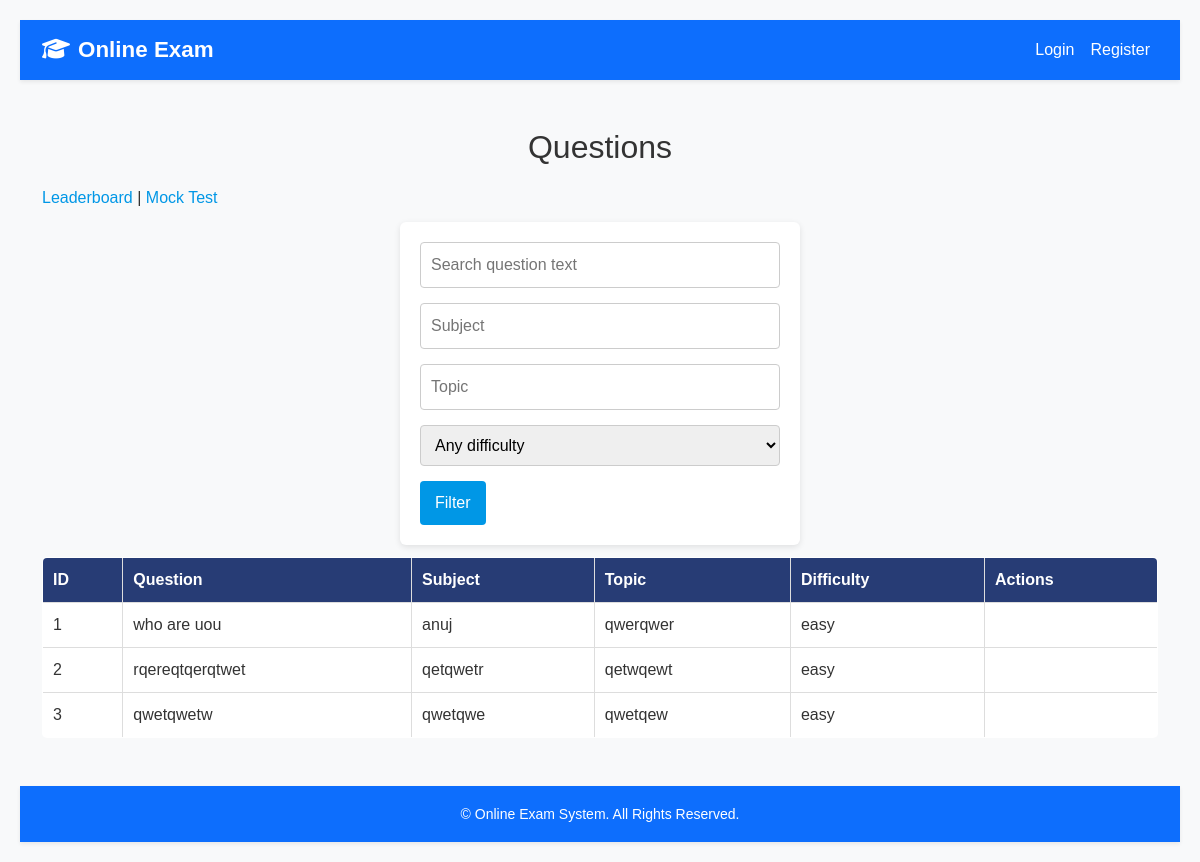
Screenshot of /questions/ with the database file from the repository.
### questions/models.py (models this page shows)
class Question(models.Model):
    DIFFICULTY_CHOICES = (
        ("easy", "Easy"),
        ("medium", "Medium"),
        ("hard", "Hard"),
    )
    question_text = models.TextField()
    subject = models.CharField(max_length=100, blank=True)
    topic = models.CharField(max_length=100, blank=True)
    difficulty = models.CharField(max_length=10, choices=DIFFICULTY_CHOICES, default="easy")
    author = models.ForeignKey(
        settings.AUTH_USER_MODEL,
        on_delete=models.SET_NULL,
        null=True,
        blank=True,
        related_name="authored_questions",
    )
    created_at = models.DateTimeField(auto_now_add=True)
    updated_at = models.DateTimeField(auto_now=True)

### questions/views.py (the view)
# urls.py: path('', questions_list, name='questions_list'),
def questions_list(request):
    qs = Question.objects.all()
    subject = request.GET.get('subject')
    topic = request.GET.get('topic')
    difficulty = request.GET.get('difficulty')
    search = request.GET.get('q')
    if subject:
        qs = qs.filter(subject__iexact=subject)
    if topic:
        qs = qs.filter(topic__iexact=topic)
    if difficulty:
        qs = qs.filter(difficulty=difficulty)
    if search:
        qs = qs.filter(question_text__icontains=search)
    return render(request, 'questions/questions_list.html', {'questions': qs})

### templates/questions/questions_list.html (shortened to what this page needs)
{% extends 'base.html' %}
{% block content %}
<h2>Questions</h2>
<div style="margin-bottom:12px;">
  <a href="{% url 'leaderboard' %}">Leaderboard</a> |
  <a href="{% url 'mock_test' %}">Mock Test</a>
</div>
<form method="get" style="margin-bottom:12px;">
  <input type="text" name="q" placeholder="Search question text" value="{{ request.GET.q }}" />
  <input type="text" name="subject" placeholder="Subject" value="{{ request.GET.subject }}" />
  <input type="text" name="topic" placeholder="Topic" value="{{ request.GET.topic }}" />
  <select name="difficulty">
    <option value="">Any difficulty</option>
  </select>
  <button type="submit">Filter</button>
</form>
<table border="1" cellpadding="5">
  <tr>
    <th>ID</th>
    <th>Question</th>
    <th>Subject</th>
    <th>Topic</th>
    <th>Difficulty</th>
    <th>Actions</th>
  </tr>
  {% for question in questions %}
  <tr>
    <td>{{ question.id }}</td>
    <td>{{ question.question_text }}</td>
    <td>{{ question.subject }}</td>
    <td>{{ question.topic }}</td>
    <td>{{ question.difficulty }}</td>
    <td>
    </td>
  </tr>
  {% endfor %}
</table>
{% endblock %}

### static/css/style.css (style rules this page uses)
* { margin: 0; padding: 0; box-sizing: border-box; }
body { font-family: Arial, sans-serif; background-color: #f5f6fa; color: #333; padding: 20px; }
a { text-decoration: none; color: #0097e6; }
form { background-color: #ffffff; padding: 20px; border-radius: 6px; box-shadow: 0 2px 6px rgba(0,0,0,0.1); width: 400px; margin: 0 auto; }
form input, form select, form textarea { width: 100%; margin-bottom: 15px; padding: 10px; border: 1px solid #ccc; border-radius: 4px; }
form button { background-color: #0097e6; color: white; border: none; padding: 10px 15px; border-radius: 4px; cursor: pointer; }
table { width: 100%; border-collapse: collapse; background: #fff; border-radius: 5px; overflow: hidden; }
table th, table td { border: 1px solid #ddd; padding: 10px; text-align: left; }
table th { background-color: #273c75; color: white; }
h1, h2 { text-align: center; margin-bottom: 20px; }
body { font-family: 'Poppins', sans-serif; }

### rows the page displays
Question: id "1", question_text "who are uou", subject "anuj", topic "qwerqwer", difficulty "easy"
Question: id "2", question_text "rqereqtqerqtwet", subject "qetqwetr", topic "qetwqewt", difficulty "easy"
Question: id "3", question_text "qwetqwetw", subject "qwetqwe", topic "qwetqew", difficulty "easy"
